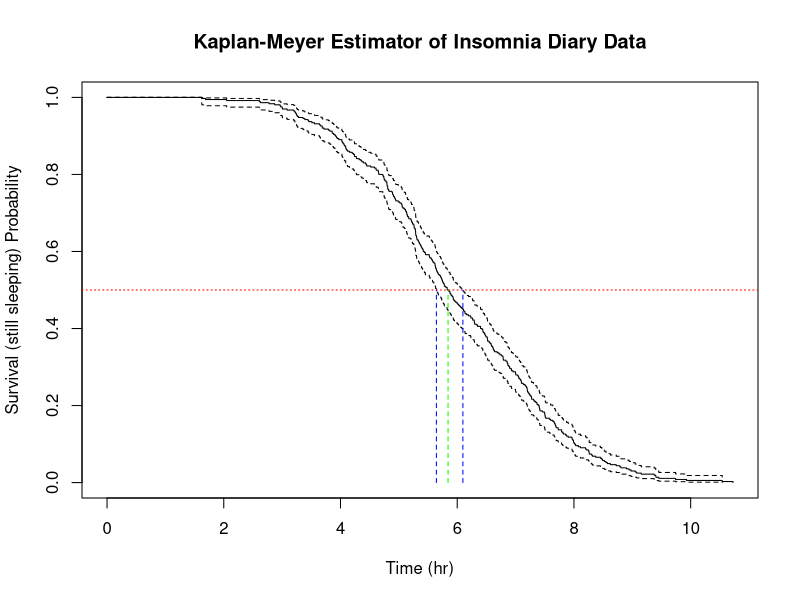
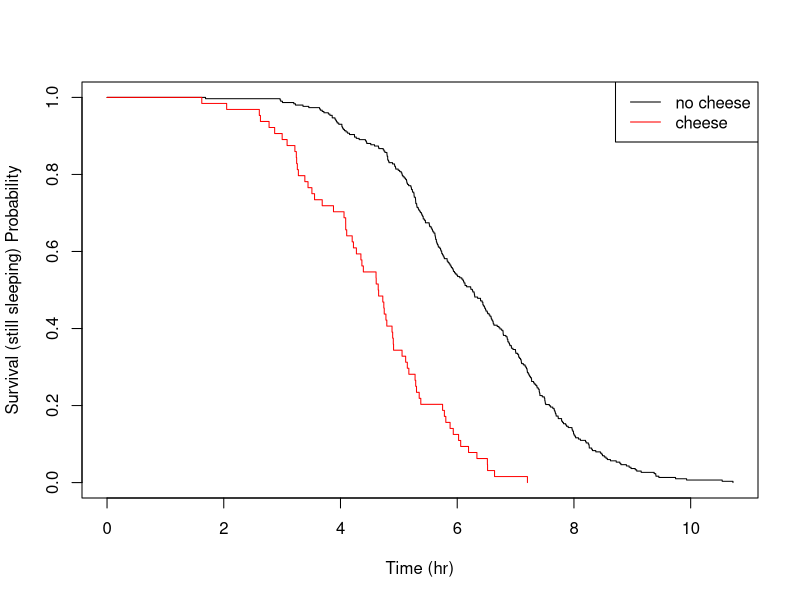
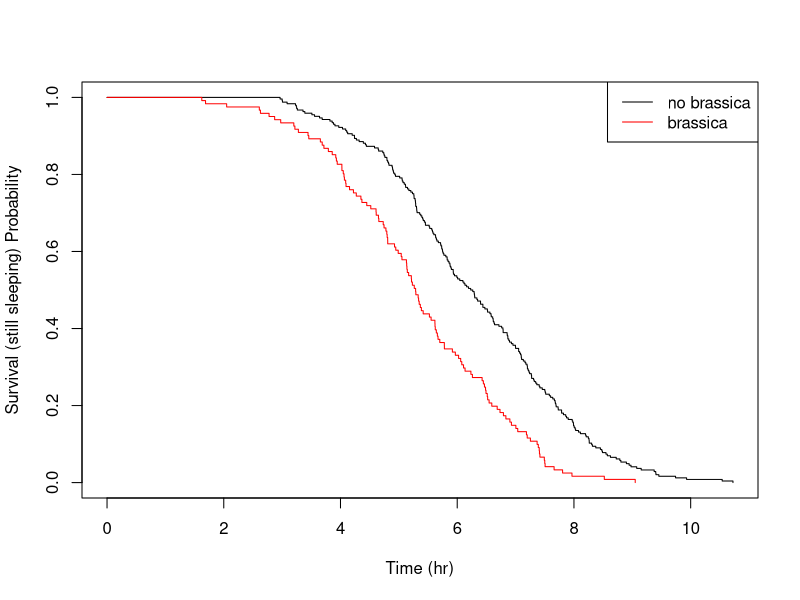
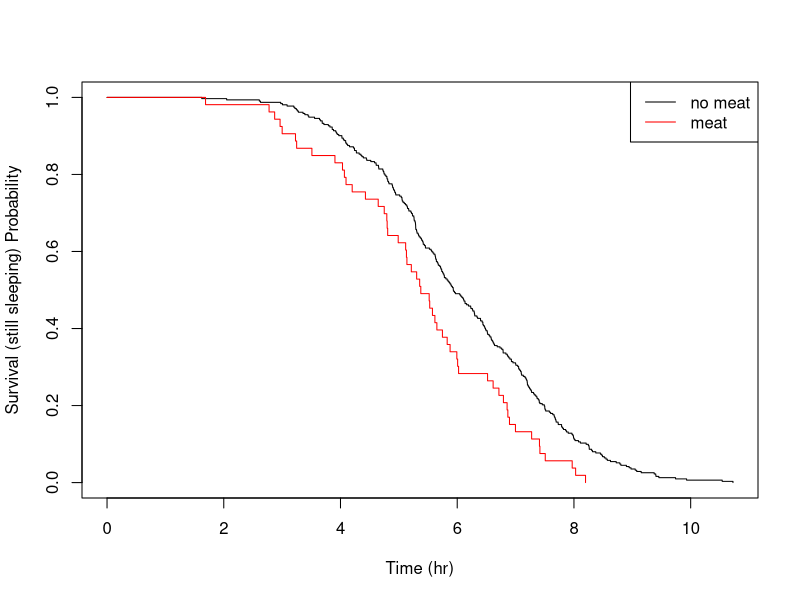
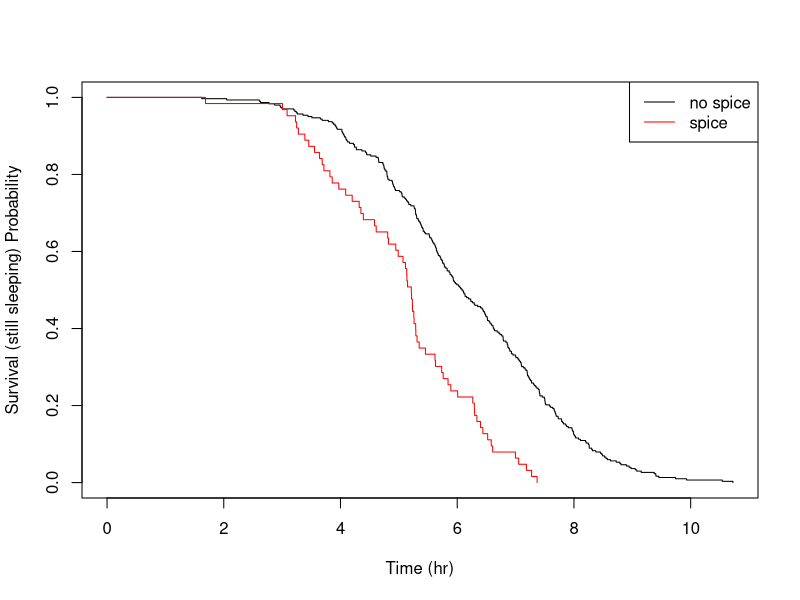
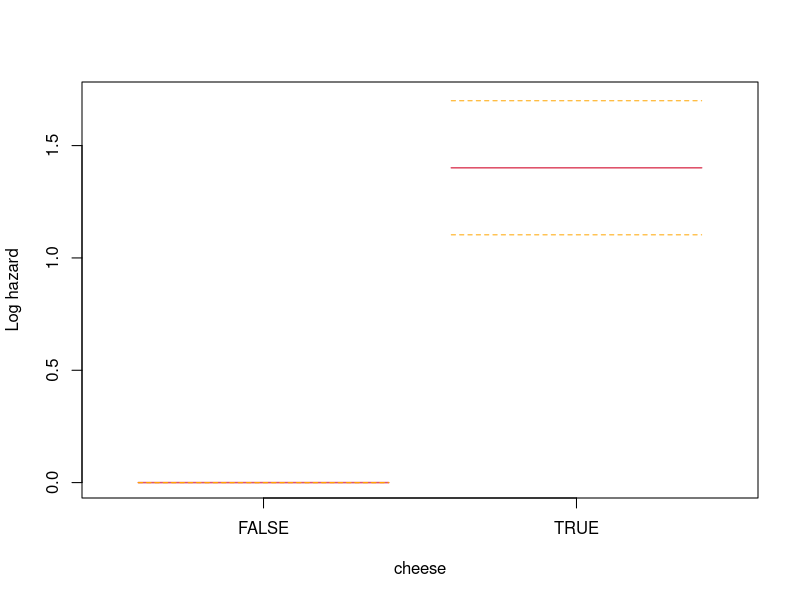
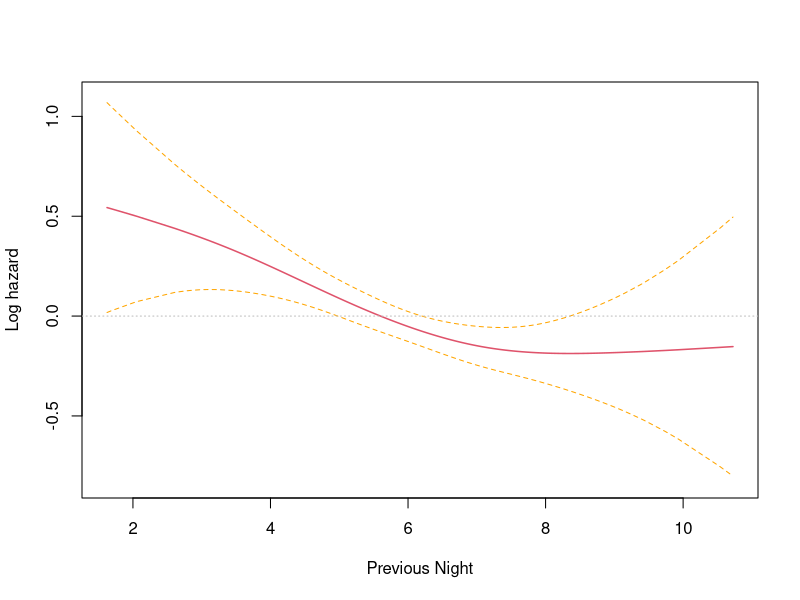
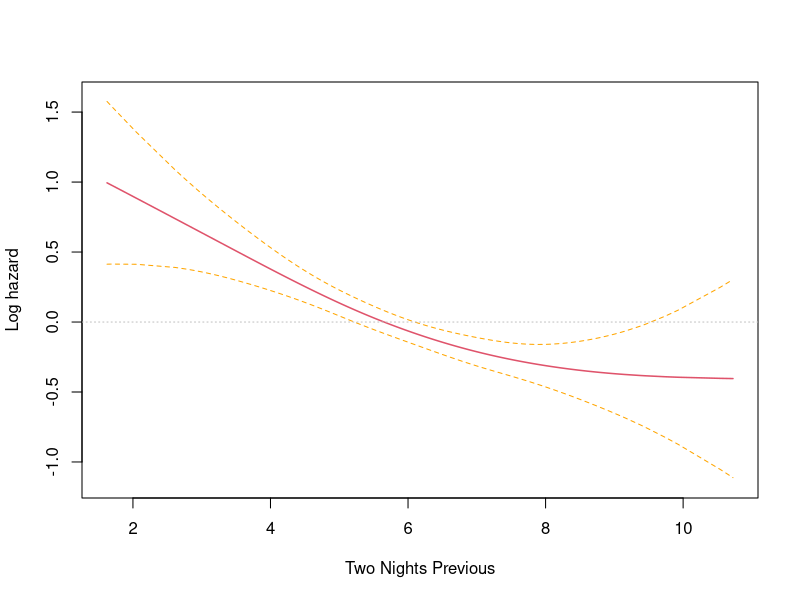

Recreate these plots in R, in order.
## ---- chunk 1
knitr::opts_chunk$set(
  warning = FALSE,
  message = FALSE,
  echo = FALSE
)

knitr::opts_template$set(
  fig.wide = list(fig.height = 4.5, fig.width = 8, fig.align='center'),
  fig.wideX = list(fig.height = 3, fig.width = 9, fig.align='center'),
  fig.relaxed = list(fig.height = 6, fig.width = 8, fig.align='center'),
  fig.tile = list(fig.height = 3, fig.width = 3, fig.align='center')
)
## ---- chunk 2
library(lattice)
library(ggplot2)
library(dplyr)
library(tidyr)
library(tibble)
library(survival)
library(Hmisc)
library(goftest)
library(fitdistrplus)
library(patchwork)
## ---- chunk 3
dframe <- read.csv("data/insomnia-diary.csv")
## ---- chunk 4
days_in_months <- c(31, 28, 31, 30, 31, 30, 31, 31, 30, 31, 30, 31)
month_vector <- rep(1:12, times = days_in_months)
dframe$month_number <- month_vector
month_name <- c("Jan", "Feb", "Mar", "Apr", "May", "Jun", "Jul", "Aug", "Sep", "Oct", "Nov", "Dec")
month_positions <-c(0, cumsum(days_in_months) + 1)[-13]
dframe$month <- month_name[dframe$month_number]
## ---- chunk 5
dframe$quarter <- (dframe$month_number - 1) %/% 3 + 1
dframe[["combo_foods"]] <- factor(with(dframe, cheese * 1 + brassica * 2 + meat * 4 + spice * 8))

dframe[["trend"]] = 1:length(dframe$time_sleeping)
dframe[["ar_1"]] = c(dframe$time_sleeping[1], head(dframe$time_sleeping, -1))
dframe[["ar_2"]] = c(rep(dframe$time_sleeping[1], 2), head(dframe$time_sleeping, -2))
dframe[["ar_3"]] = c(rep(dframe$time_sleeping[1], 3), head(dframe$time_sleeping, -3))
dframe[["ar_4"]] = c(rep(dframe$time_sleeping[1], 4), head(dframe$time_sleeping, -4))
## ---- chunk 6
convert_hms <- function(hours) {
  total_seconds <- hours * 3600
  hrs <- as.integer(floor(total_seconds / 3600))
  mins <- as.integer(floor((total_seconds %% 3600) / 60))
  secs <- as.integer(total_seconds %% 60)

  sprintf("%02d hours %02d minutes %02d seconds", hrs, mins, secs)
}
## ---- chunk 7
estimator <- survfit(Surv(time_sleeping) ~ 1, conf.type="log-log", data = dframe)
estimator
## ---- chunk 8
med <- quantile(estimator, 0.5)
med_sleep <- med$`quantile`
lc_sleep <- med$lower
uc_sleep <- med$upper
## ---- chunk 9
plot(estimator, conf.int = TRUE, xlab="Time (hr)", ylab = "Survival (still sleeping) Probability")
title("Kaplan-Meyer Estimator of Insomnia Diary Data")
abline(h = 0.5, col = "red", lty = 3)
lines(rep(x = uc_sleep, 2), y = c(0, 0.5), col = "blue", lty = 2)
lines(rep(x = lc_sleep, 2), y = c(0, 0.5), col = "blue", lty = 2)
lines(rep(x = med_sleep, 2), y = c(0, 0.5), col = "green", lty = 2)
## ---- chunk 10
survdiff(Surv(time_sleeping) ~ cheese, data = dframe)
## ---- chunk 11
plot(survfit(Surv(time_sleeping) ~ cheese, data = dframe), xlab="Time (hr)", ylab = "Survival (still sleeping) Probability", col=c("black", "red"), lwd = 1)
legend("topright", legend=c("no cheese", "cheese"), col=c("black", "red"), lwd = 1)
## ---- chunk 12
survdiff(Surv(time_sleeping) ~ brassica, data = dframe)
## ---- chunk 13
plot(survfit(Surv(time_sleeping) ~ brassica, data = dframe), xlab="Time (hr)", ylab = "Survival (still sleeping) Probability", col=c("black", "red"), lwd = 1)
legend("topright", legend=c("no brassica", "brassica"), col=c("black", "red"), lwd = 1)
## ---- chunk 14
survdiff(Surv(time_sleeping) ~ meat, data = dframe)
## ---- chunk 15
plot(survfit(Surv(time_sleeping) ~ meat, data = dframe), xlab="Time (hr)", ylab = "Survival (still sleeping) Probability", col=c("black", "red"), lwd = 1)
legend("topright", legend=c("no meat", "meat"), col=c("black", "red"), lwd = 1)
## ---- chunk 16
survdiff(Surv(time_sleeping) ~ spice, data = dframe)
## ---- chunk 17
plot(survfit(Surv(time_sleeping) ~ spice, data = dframe), xlab="Time (hr)", ylab = "Survival (still sleeping) Probability", col=c("black", "red"), lwd = 1)
legend("topright", legend=c("no spice", "spice"), col=c("black", "red"), lwd = 1)
## ---- chunk 18
cph_cheese <- coxph(Surv(time_sleeping) ~ factor(cheese), data = dframe)
summary(cph_cheese)
## ---- chunk 19
termplot(cph_cheese, se = TRUE, terms = 1, ylabs = "Log hazard")
## ---- chunk 20
cph_ar <- coxph(Surv(time_sleeping) ~ pspline(ar_1, df=2) + pspline(ar_2, df=2), data=dframe)
cph_ar
## ---- chunk 21
summary_output <- summary(cph_ar)
linear_coeffs <- summary_output$coefficients
## ---- chunk 22
termplot(cph_ar, se = TRUE, terms = 1, ylabs = "Log hazard", xlabs = "Previous Night")
abline(h = 0, col="grey", lty=3)

termplot(cph_ar, se = TRUE, terms = 2, ylabs = "Log hazard", xlabs = "Two Nights Previous")
abline(h = 0, col="grey", lty=3)
## ---- chunk 23
cph_ar <- coxph(Surv(time_sleeping) ~ pspline(ar_1, df=2) + pspline(ar_2, df=2) + month, data=dframe)
cph_ar
## ---- chunk 24
summary_output <- summary(cph_ar)
linear_coeffs <- summary_output$coefficients
## ---- chunk 25
termplot(cph_ar, se = TRUE, terms = 1, ylabs = "Log hazard", xlabs = "Previous Night")
abline(h = 0, col="grey", lty=3)

termplot(cph_ar, se = TRUE, terms = 2, ylabs = "Log hazard", xlabs = "Two Nights Previous")
abline(h = 0, col="grey", lty=3)
